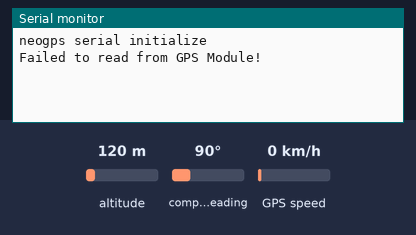
Bench run of a sketch on a simulated ESP32. On the bench: the last lines printed to the serial monitor. Inputs (shaded band) come from the test bench; at power-on: GPS speed 0 km/h, altitude 120 m, compass heading 90°. WiFi joins after 1.5 s; servers stay silent unless stated; the GPS gets a fix after 3 s at 37.7749, -122.4194 with 8 satellites.

Above: at 3.0 s.
3.1 s: GPS speed set to 2 km/h
At 4.6 s:
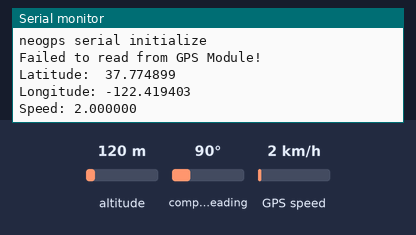
5.3 s: GPS speed set to 30 km/h
At 6.4 s:
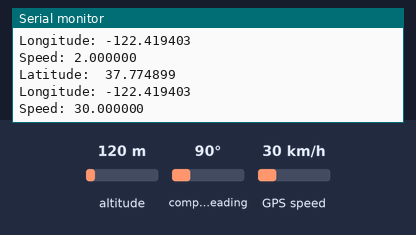

Measured:
- after the input at 3.1 s, the serial monitor: prints a new line after 0.72 s (image 1)
- after the input at 5.3 s, the serial monitor: prints a new line after 0.52 s (image 2)

The sketch:

MY.ino
```cpp
//------------------------------------------------------------------------------
// Template ID, Device Name and Auth Token are provided by the Blynk.Cloud
// See the Device Info tab, or Template settings
#define BLYNK_TEMPLATE_ID "TMPLoju756NN"
#define BLYNK_DEVICE_NAME "Project"
#define BLYNK_AUTH_TOKEN "m_sWoUBc1H4MoNlI2e7V-DCWOC1kjOq-"
//------------------------------------------------------------------------------

char auth[] = BLYNK_AUTH_TOKEN;
// Your WiFi credentials.
// Set password to "" for open networks.
char ssid[] = "OnePlus 7";
char pass[] = "Lodabada";
//------------------------------------------------------------------------------
// Comment this out to disable prints and save space
#define BLYNK_PRINT Serial

//------------------------------------------------------------------------------
#include <WiFi.h>
#include <WiFiClient.h>
#include <BlynkSimpleEsp32.h>

//------------------------------------------------------------------------------

//GPS Module Settings
//GPS Module RX pin to ESP32 17
//GPS Module TX pin to ESP32 16
#include <TinyGPS++.h>
#define RXD2 16
#define TXD2 17
HardwareSerial neogps(2);
TinyGPSPlus gps;
//------------------------------------------------------------------------------

BlynkTimer timer;

#define INTERVAL 1000L
/************************************************************************************
 *  This function sends Arduino's up time every second to Virtual Pin.
 *  In the app, Widget's reading frequency should be set to PUSH. This means
 *  that you define how often to send data to Blynk App.
 **********************************************************************************/
void sendGps()
{
  //-----------------------------------------------------------
  while(neogps.available())
  {
    if (gps.encode(neogps.read()))
    {
      break;
    }
  }
  //-----------------------------------------------------------
  if (!gps.location.isValid())
  {
    Serial.println("Failed to read from GPS Module!");
    return;
  }
  //-----------------------------------------------------------
  //get latitude and longitude
  float latitude = gps.location.lat();
  float longitude = gps.location.lng();
  float speed = gps.speed.kmph();
  //-----------------------------------------------------------
  //comment out this block of code to save space
  //used for debugging in serial monitor
  Serial.print("Latitude:  ");
  Serial.println(latitude, 6);
  Serial.print("Longitude: ");
  Serial.println(longitude, 6);
  Serial.print("Speed: ");
  Serial.println(speed, 6);
  //-----------------------------------------------------------
  // You can send any value at any time.
  // Please don't send more that 10 values per second.
  Blynk.virtualWrite(V1, String(latitude, 6));
  Blynk.virtualWrite(V2, String(longitude, 6));
  Blynk.virtualWrite(V0, String(speed));
  //-----------------------------------------------------------
}


/************************************************************************************
 *  setup() function
 **********************************************************************************/
void setup()
{
  //-----------------------------------------------------------
  //Debug console (Serial Monitor)
  Serial.begin(115200);
  //-----------------------------------------------------------
  Blynk.begin(auth, ssid, pass);
  //You can also specify server:
  //Blynk.begin(auth, ssid, pass, "blynk.cloud", 80);
  //Blynk.begin(auth, ssid, pass, IPAddress(192,168,1,100), 8080);
  //-----------------------------------------------------------
  //Set GPS module baud rate
  neogps.begin(9600, SERIAL_8N1, RXD2, TXD2);
  Serial.println("neogps serial initialize");
  delay(10);
  //-----------------------------------------------------------
  // Setup a function to be called every second
  timer.setInterval(INTERVAL, sendGps);
  //-----------------------------------------------------------
}


/************************************************************************************
 *  loop() function
 **********************************************************************************/
void loop()
{
  Blynk.run();
  timer.run();
}
```
